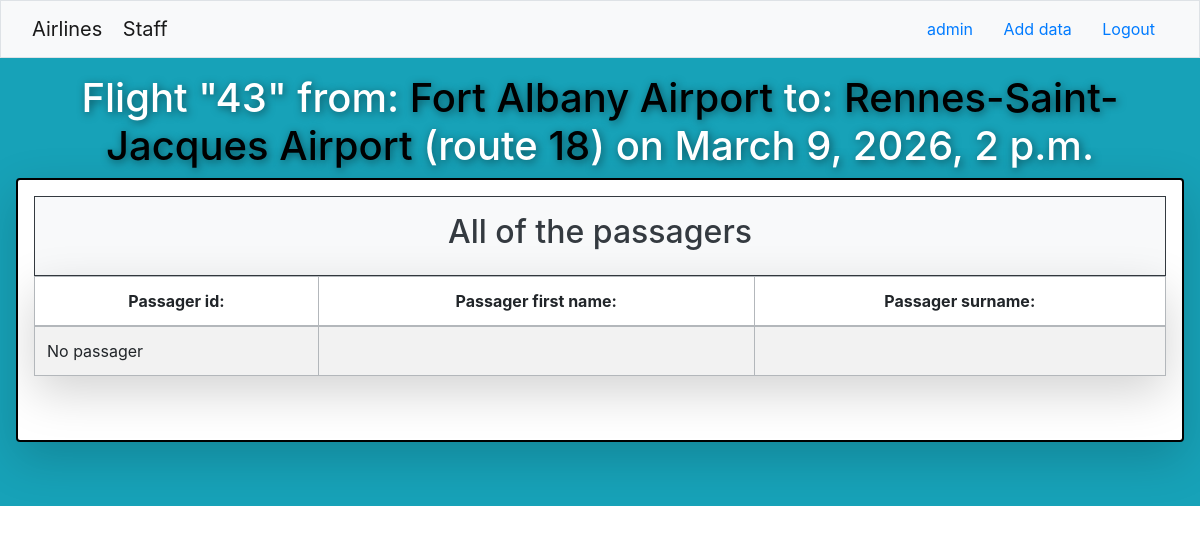
The page /airline/flight/43 (signed in) on the database as committed earlier.
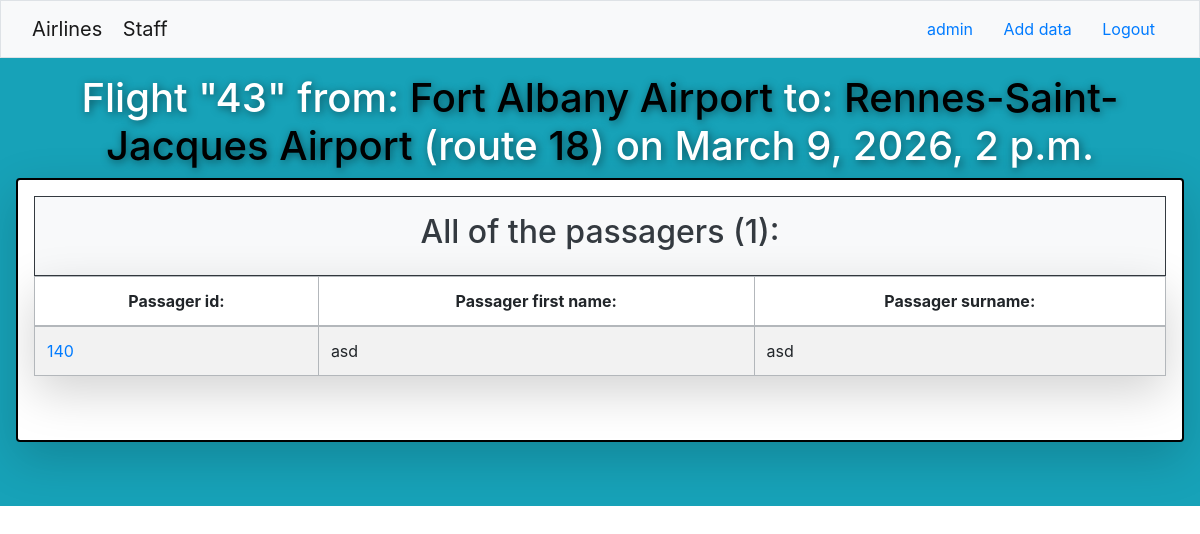
The same page on the database as committed later.
### airline/models.py (models this page shows, shortened)
class Route(models.Model):
    start = models.ForeignKey(
        Airport, on_delete=models.CASCADE, related_name="departure_routes"
    )
    destination = models.ForeignKey(
        Airport, on_delete=models.CASCADE, related_name="arrival_routes"
    )
    flights = models.ManyToManyField(Flight, related_name="routes")
    def __str__(self):
        return f"{self.id}"

class Flight(models.Model):
    start = models.ForeignKey(
        Airport, on_delete=models.CASCADE, related_name="departure_flights"
    )
    destination = models.ForeignKey(
        Airport, on_delete=models.CASCADE, related_name="arrival_flights"
    )
    date = models.DateTimeField()
    passengers = models.ManyToManyField(
        "Passager", related_name="flight_passager", blank=True
    )

class Airport(models.Model):
    airport_id = models.IntegerField(primary_key=True)
    name = models.CharField(max_length=100)
    city = models.CharField(max_length=100)
    country = models.CharField(max_length=100)
    latitude = models.FloatField()
    longitude = models.FloatField()
    departures = models.ManyToManyField(
        "Flight", related_name="departure_airports", blank=True
    )
    arrivals = models.ManyToManyField(
        "Flight", related_name="arrival_airports", blank=True
    )
    def __str__(self):
        return f"{self.name}"

class Passager(models.Model):
    user = models.ForeignKey(
        settings.AUTH_USER_MODEL,
        on_delete=models.CASCADE,
        related_name="passager_user",
        blank=True,
        null=True,
    )
    first_name = models.CharField(max_length=20)
    surname = models.CharField(max_length=30)
    flights = models.ManyToManyField(Flight, related_name="passenger_set", blank=True)

### airline/views.py (the view)
# urls.py: path("flight/<int:fli_id>", views.flight, name="flight"),
def flight(request, fli_id):
    flight = get_object_or_404(Flight, pk=fli_id)
    map = map_creator.create_map(flight.start, flight.destination)
    context = {"flight": flight, "map": map._repr_html_()}
    if request.method == "POST":
        data_manager.sign_for_flight(request.user.passager_user.first().id, fli_id)
        context['message']='Signed up for flight!'
    return render(request, template_name="airline/flight.html", context=context)

### airline/map_creator.py (called while the page is built)
def create_map(airport_start, airport_dest=None):
    map = folium.Map(
        location=[airport_start.latitude, airport_start.longitude], zoom_start=10, height=250)
    folium.Marker(
        location=[airport_start.latitude, airport_start.longitude], popup=airport_start.name, icon=folium.Icon(color="green")).add_to(map)
    if airport_dest:
        folium.Marker(
            location=[airport_dest.latitude, airport_dest.longitude],
            popup=f"Destination: {airport_dest.name}",
            icon=folium.Icon(color="red"),
        ).add_to(map)
        line = PolyLine(
            locations=[
                [airport_start.latitude, airport_start.longitude],
                [airport_dest.latitude, airport_dest.longitude],
            ],
            color="blue",
            weight=2,
            opacity=10,
        )
        line.add_to(map)
    return map

### airline/templates/airline/flight.html (shortened to what this page needs)
{% extends "airline/index.html" %}
{% block content %}
<div class="p-3 bg-info text-white text-center airport-main" >
    <h1 class="text-shadow airport-title" >
        Flight "{{flight.id}}"
        from: <a class="airport-link" href="/airline/airport/{{flight.start.airport_id}}">{{flight.start}}</a>
        to: <a class="airport-link" href="/airline/airport/{{flight.destination.airport_id}}">{{flight.destination}}</a>
        (route {% for route in flight.routes.all %} <a href=/airline/routes/{{route}} class="airport-link">{{route}}</a>{% endfor %})
        on {{flight.date}}
    </h1>
    {% if user.groups.all.0.name == "Staff" or request.user.is_superuser  %}
    <div class="shadow-lg p-3 mb-5 bg-white rounded airport-border">
        <table class="table table-striped table-secondary table-bordered shadow-lg p-3 mb-5 bg-white rounded">
            <thead>
                <div class="p-3 mt-0 bg-light text-dark text-center border border-dark">
                    <h2 >All of the passagers {% if flight.passengers.all %}({{ flight.passengers.all|length }}):{% endif %}</h2>
                </div>
                <tr>
                    <th>Passager id: </th>
                    <th>Passager first name: </th>
                    <th>Passager surname: </th>
                </tr>
            </thead>
            <tbody class="text-left">
                {% if flight.passengers.all %}
                    {% for passager in flight.passengers.all %}
                        <tr>
                            <td><a href="/airline/passager/{{passager.id}}">{{passager.id}}</a></td>
                            <td>{{passager.first_name}}</td>
                            <td>{{passager.surname}}</td>
                        </tr>
                    {% endfor %}
                {% else %}
                    <tr>
                        <td>No passager</td>
                        <td></td>
                        <td></td>
                    </tr>
                {% endif %}
            </tbody>
        </table>
    </div>
</div>
    {% endif %}
{% endblock %}

Rows that differ between the two databases and show on the page:
shown differently, row unchanged: Flight "Fort Albany Airport": passengers.all|length (not shown) → "1"
added Passager: id "140", first_name "asd", surname "asd"
Other text that changed with them:
text no longer shown: "No passager"
